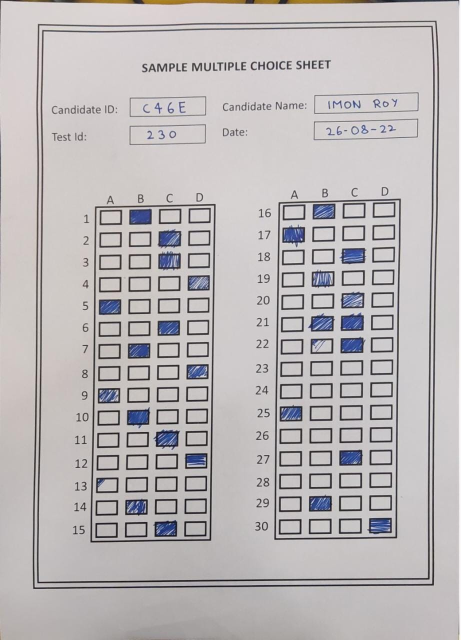
#> input picture image_processing/sample_sheet#8.jpeg, 922 x 1280 px, found by its file name (shown at 1/2 size)
$ python imageprocessor.py
#> lines starting #> are read from the running program, lines starting #| are printed output that depends on the picture; after the words box and inside, x2 and y2 are one past the last pixel; in counts of white or black regions, pixels touching at a corner belong together
from typing import OrderedDict
from imutils.perspective import four_point_transform
import numpy as np
import imutils
from imutils import contours
import cv2
import easyocr

# ------------Class for extracting answers-----------------


class Sheet:
    def __init__(self, img):
#> called with img = 'image_processing/sample_sheet#8.jpeg'
        if __name__ == ("__main__"):
            self.original = cv2.imread(img)
#> self.original is the input picture: shape (1280, 922, 3); mean B, G, R 184.4, 183.6, 187.7
        else:
            # read image as an numpy array
            self.original = np.asarray(bytearray(img), dtype="uint8")
            # use imdecode function
            self.original = cv2.imdecode(self.original, cv2.IMREAD_COLOR)
        self.student_id = None
        self.gray = cv2.cvtColor(self.original, cv2.COLOR_BGR2GRAY)  # Grayscale image
        blurred = cv2.GaussianBlur(self.gray, (5, 5), 0)
        edged = cv2.Canny(blurred, 75, 200)
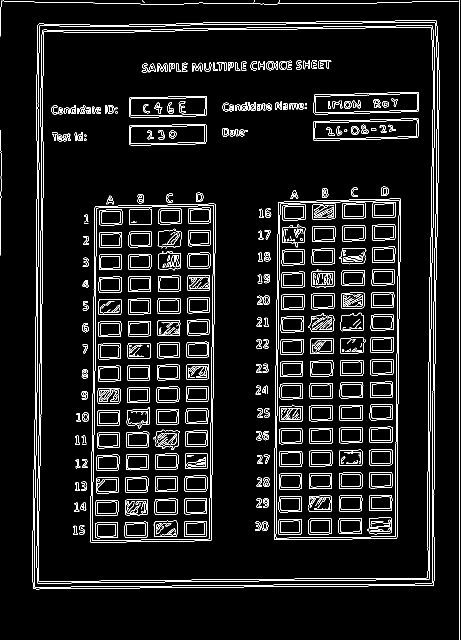
#> edged: shape (1280, 922) (shown at 1/2 size); 6.3% white in thin lines or dots
        self.warped = self.warpImage(edged)
        thresh = self.threshed(self.warped, 50)
        # self.show(thresh, "THresh")
        self.text_boxes = self.getTextArea(self.warped)
        questionCnts = self.getBoxContours(thresh)
        self.box_contour_img = self.warped.copy()
        cv2.drawContours(self.box_contour_img, questionCnts, -1, (0, 255, 0), 2)
        # self.show(self.box_contour_img, "Box Contours")
        # cv2.imshow("Contours",cv2.resize(cont, None, fx=0.4, fy=0.4))
        # cv2.imwrite("processed_si.jpeg",cont)
        boxes = self.separateBoxes(self.box_contour_img, 20)
        self.answerlist = {}
        second = False

        # ------------iterating through each box-------------

        for box in boxes:
            boxmask = self.maskBoxImage(self.crop, box)
            boxmask = self.threshed(boxmask, 86)
            cnts = self.answerBoxContours(boxmask)
            self.answerlist = self.getAnswers(boxmask, cnts, second, self.answerlist)
            second = not second
        self.answerlist = OrderedDict(sorted(self.answerlist.items()))
        # cv2.waitKey(0)

    # -------------Cropping and warping image to fit the border--------
    def warpImage(self, img):
        cnts = cv2.findContours(img.copy(), cv2.RETR_EXTERNAL, cv2.CHAIN_APPROX_SIMPLE)
#> cnts = 7 contours, 6 with area under 20; largest, box (x1, y1, x2, y2) and area: (65, 41, 879, 1179) 903870
        cnts = imutils.grab_contours(cnts)
        docCnt = None

        # ensure that at least one contour was found
        if len(cnts) > 0:
            # sort the contours according to their size in
            # descending order
            cnts = sorted(cnts, key=cv2.contourArea, reverse=True)

            # loop over the sorted contours
            for c in cnts:
                # approximate the contour
                peri = cv2.arcLength(c, True)
                approx = cv2.approxPolyDP(c, 0.02 * peri, True)

                # if our approximated contour has four points,
                # then we can assume we have found the border
                if len(approx) == 4:
                    docCnt = approx
                    break
#> this loop made 1 pass
#> (peri, docCnt) on pass 1: (3881.1, [[872, 41], [76, 48], [66, 1177], [867, 1170]])

        # apply a four point perspective transform to both the
        # original image and grayscale image to obtain a top-down
        # birds eye view of the paper
        original = four_point_transform(self.original, docCnt.reshape(4, 2))
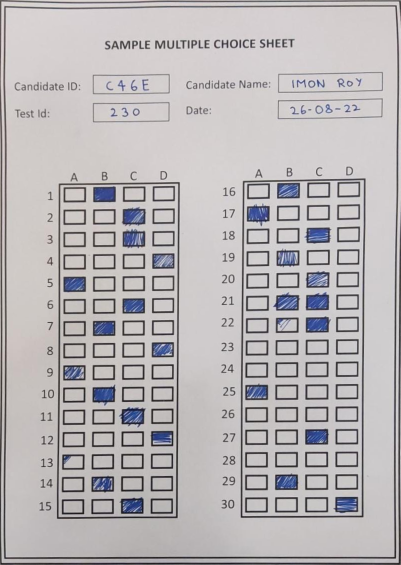
#> original: shape (1129, 801, 3) (shown at 1/2 size); mean B, G, R 183, 181.4, 185
        warped = four_point_transform(self.gray, docCnt.reshape(4, 2))
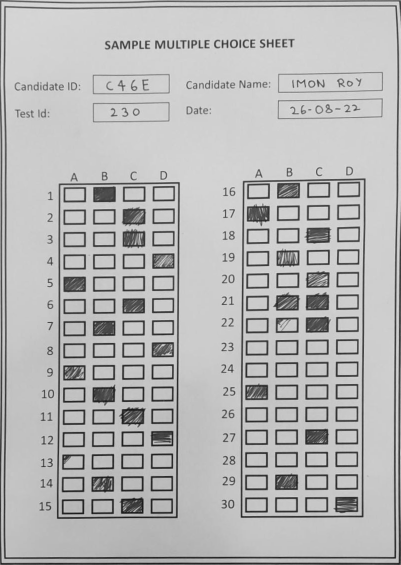
#> warped: shape (1129, 801) (shown at 1/2 size); min 11, max 229, mean 182.6
        return warped

    # -----------Resizes image to fit the screen---------
    def resized(self, img):
        return cv2.resize(img, None, fx=0.4, fy=0.4)

    # ---------Shows image on screen-----------
    def show(self, img, x=""):
        pass
        #cv2.imshow(x, self.resized(img))

    # ---------Returns image after thresholding-------------
    def threshed(self, img, val):
#> called with val = 50
        res = cv2.threshold(img, val, 255, cv2.THRESH_BINARY_INV | cv2.THRESH_OTSU)[1]
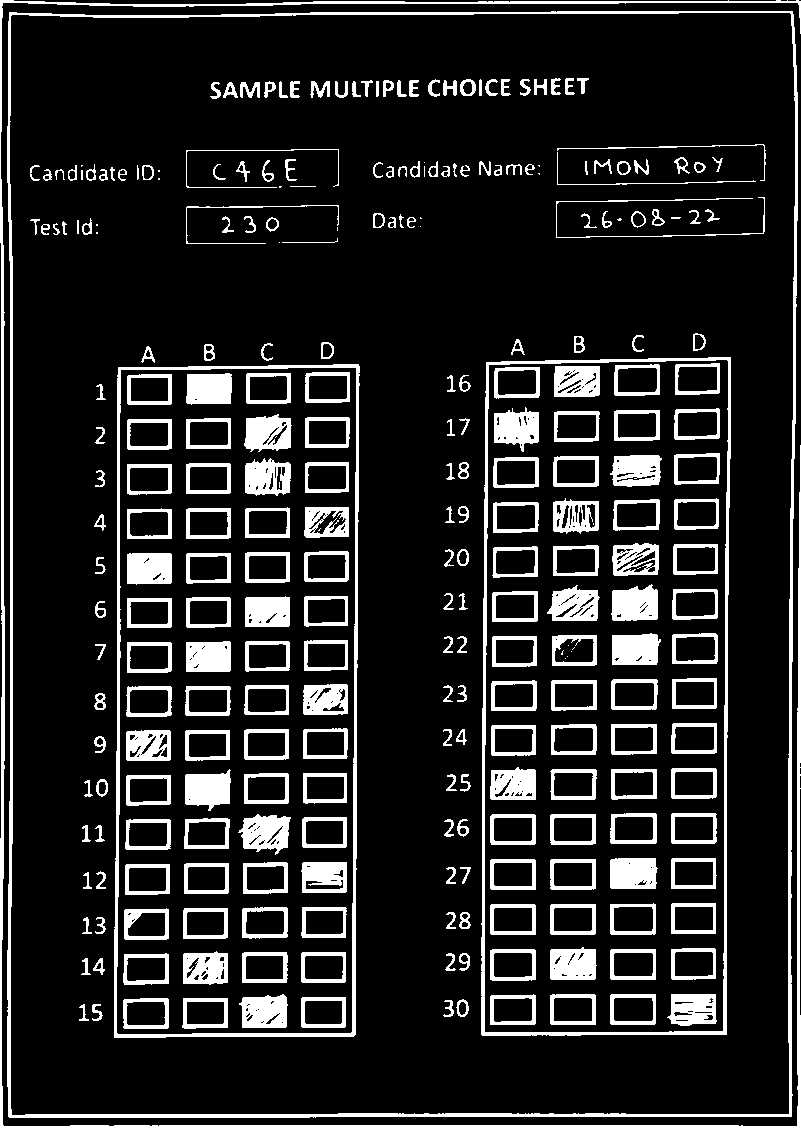
#> res: shape (1129, 801); 14.3% white; 295 white regions (27 under 20 px), largest, box (x1, y1, x2, y2) and area: (7, 11, 798, 1118) 12012, (0, 0, 801, 1129) 10257, (114, 364, 360, 1038) 6248
        return res

    # -------------Grabs all boxes in the page---------------
    # [136 lines left out: functions getBoxContours, separateBoxes, maskBoxImage, answerBoxContours, labelImage, getAnswers and 1 more, not called in this run]

    def getTextArea(self, img):
        x = img.shape[0]
        y = img.shape[1]
        img = img[0 : int(0.25 * x), 0:y]
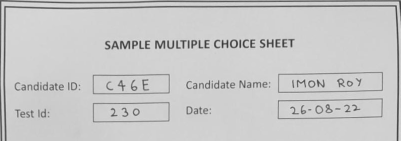
#> img: shape (282, 801) (shown at 1/2 size); min 43, max 229, mean 199.7
        cv2.imwrite("image_processing/test.jpeg", img)
        # self.show(img, "WORKS?")
        # img = cv2.cvtColor(img, cv2.COLOR_BGR2GRAY)
        thres = cv2.threshold(img, 190, 255, cv2.THRESH_BINARY_INV)[1]
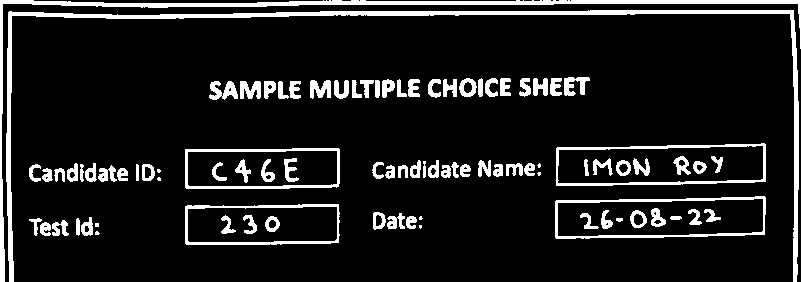
#> thres: shape (282, 801); 11.1% white; 90 white regions (8 under 20 px)
        # self.show(thres, "Thres")
        cnts = cv2.findContours(thres, cv2.RETR_EXTERNAL, cv2.CHAIN_APPROX_SIMPLE)
#> cnts = 68 contours, 8 with area under 20; largest, box (x1, y1, x2, y2) and area: (556, 143, 766, 186) 7925, (555, 196, 766, 239) 7879, (185, 148, 340, 189) 5994, (185, 204, 340, 245) 5896, (6, 10, 799, 282) 4510
        cnts = imutils.grab_contours(cnts)
        final_c = []
        for c in cnts:
            (x, y, w, h) = cv2.boundingRect(c)
            if w > 50 and h < 0.1 * img.shape[1]:
                # print(h/img.shape[1])
                final_c.append(c)
#> this loop made 68 passes
#> (x, y, w, h) on passes 1, 2, 4, 5, 6, 7, 8, 9: (95, 231, 5, 4), (419, 225, 3, 4), (40, 222, 11, 14), (52, 220, 17, 16), (76, 218, 4, 18), (29, 218, 13, 18), (81, 217, 12, 19), (419, 216, 4, 4)
#> after the loop, final_c = 4 contours; box (x1, y1, x2, y2) and area: (556, 143, 766, 186) 7925, (555, 196, 766, 239) 7879, (185, 148, 340, 189) 5994, (185, 204, 340, 245) 5896

        # [8 lines of commented-out code are left out]
        text_inputs = []
        for i in range(len(final_c)):
            mask = np.zeros(thres.shape, dtype="uint8")
            cv2.drawContours(mask, final_c[i : i + 1], -1, 255, -1)
            text_box = cv2.bitwise_and(thres, thres, mask=mask)
            # self.show(text_box, "text"+str(i))
            text_inputs.append(self.getText(text_box))
#> this loop made 1 pass
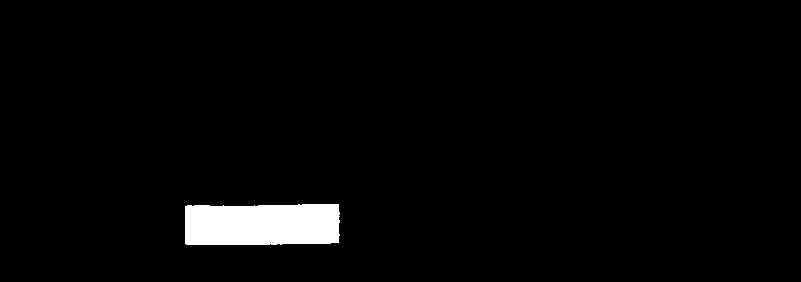
#> mask: shape (282, 801); 2.7% white; 1 white region, box (x1, y1, x2, y2) and area: (185, 204, 340, 245) 6088
#> after the loop, text_inputs = []
        try:
            self.student_id = text_inputs[2]
        except:
            pass
        return text_inputs

    def getText(self, img):
        # [6 lines of commented-out code are left out]
#> (the run stopped early here; a loop or call above may not have finished)

$ run again, with image_processing/sample_sheet#5.jpeg copied over image_processing/sample_sheet#8.jpeg
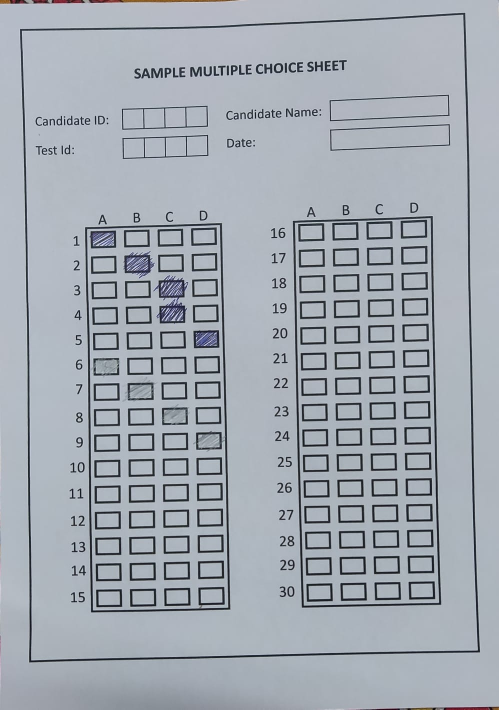
#> input picture image_processing/sample_sheet#5.jpeg, 998 x 1419 px, found by its file name (shown at 1/2 size)
#> in __init__, self.original is the input picture: shape (1419, 998, 3); mean B, G, R 177.9, 169.3, 162.4
#> in __init__, `edged = cv2.Canny(blurred, 75, 200)`:
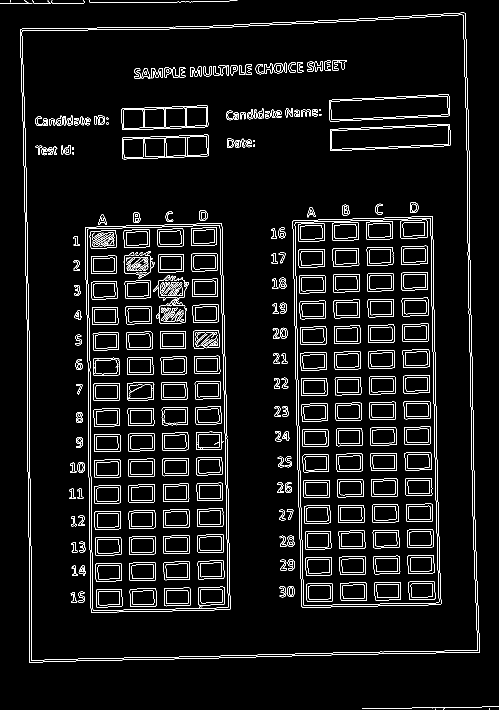
#> edged: shape (1419, 998) (shown at 1/2 size); 5% white in thin lines or dots
#> in warpImage, `cnts = cv2.findContours(img.copy(), cv2.RETR_EXTERNAL, cv2.CHAIN_APPRO..`: cnts = 10 contours, 9 with area under 20; largest, box (x1, y1, x2, y2) and area: (40, 25, 960, 1325) 1130086
#> the loop in warpImage, `for c in cnts:` made 1 pass
#> (peri, docCnt) on pass 1: (4379.3, [[930, 26], [40, 58], [58, 1324], [959, 1304]])
#> res: shape (1278, 901); 12.2% white; 262 white regions (17 under 20 px), largest, box (x1, y1, x2, y2) and area: (0, 0, 901, 1278) 17001, (546, 407, 827, 1182) 8695, (126, 407, 406, 1182) 8439
#> thres: shape (319, 901); 96.9% white; black in thin lines or dots
#> in getTextArea, `cnts = cv2.findContours(thres, cv2.RETR_EXTERNAL, cv2.CHAIN_APPROX_SIM..`: cnts = 6 contours, 4 with area under 20; largest, box (x1, y1, x2, y2) and area: (0, 0, 901, 319) 284614, (0, 156, 3, 319) 132
#> the loop in getTextArea, `for c in cnts:` made 6 passes
#> (x, y, w, h) on passes 1, 5, 6: (0, 156, 3, 163), (121, 0, 1, 1), (0, 0, 901, 319)
#> after the loop in getTextArea, `for c in cnts:`: final_c = []
#> in getBoxContours, `cnts = cv2.findContours(img.copy(), cv2.RETR_EXTERNAL, cv2.CHAIN_APPRO..`: cnts = 1 contour; box (x1, y1, x2, y2) and area: (0, 0, 901, 1278) 1137562
#> the loop in getBoxContours, `for c in cnts:` made 1 pass
#> after the loop in getBoxContours, `for c in cnts:`: questionCnts has the same summary as cnts
#> in __init__, `questionCnts = self.getBoxContours(thresh)`: questionCnts has the same summary as cnts in getBoxContours
#> self.box_contour_img: shape (1278, 901); min 0, max 240, mean 165.1
#> res: shape (1238, 861); 11.6% white; 261 white regions (17 under 20 px)
#> in separateBoxes, `cnts = cv2.findContours(thres, cv2.RETR_EXTERNAL, cv2.CHAIN_APPROX_NON..`: cnts = 134 contours, 13 with area under 20; largest, box (x1, y1, x2, y2) and area: (526, 387, 807, 1162) 214553, (106, 387, 386, 1162) 214382, (604, 203, 844, 249) 9964, (604, 144, 844, 189) 9843, (185, 149, 359, 192) 7060
#> bigboiboxes = 2 contours; box (x1, y1, x2, y2) and area: (526, 387, 807, 1162) 214553, (106, 387, 386, 1162) 214382
#> boxes has the same summary as bigboiboxes in separateBoxes
#> the loop in __init__, `for box in boxes:` made 2 passes
#> second on pass 1: True
#> after the loop in __init__, `for box in boxes:`:
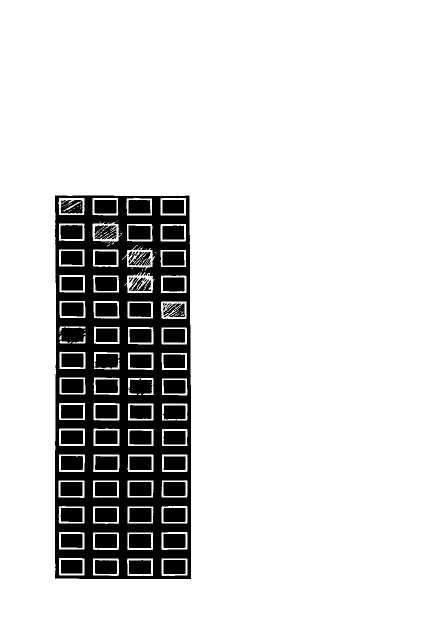
#> boxmask: shape (1238, 861) (shown at 1/2 size); 84% white; 68 black regions (6 under 20 px), largest, box (x1, y1, x2, y2) and area: (110, 391, 382, 1158) 104824, (258, 1016, 303, 1044) 1233, (258, 1068, 303, 1096) 1232
#| OrderedDict([(1, 0), (2, 1), (5, 0)])
